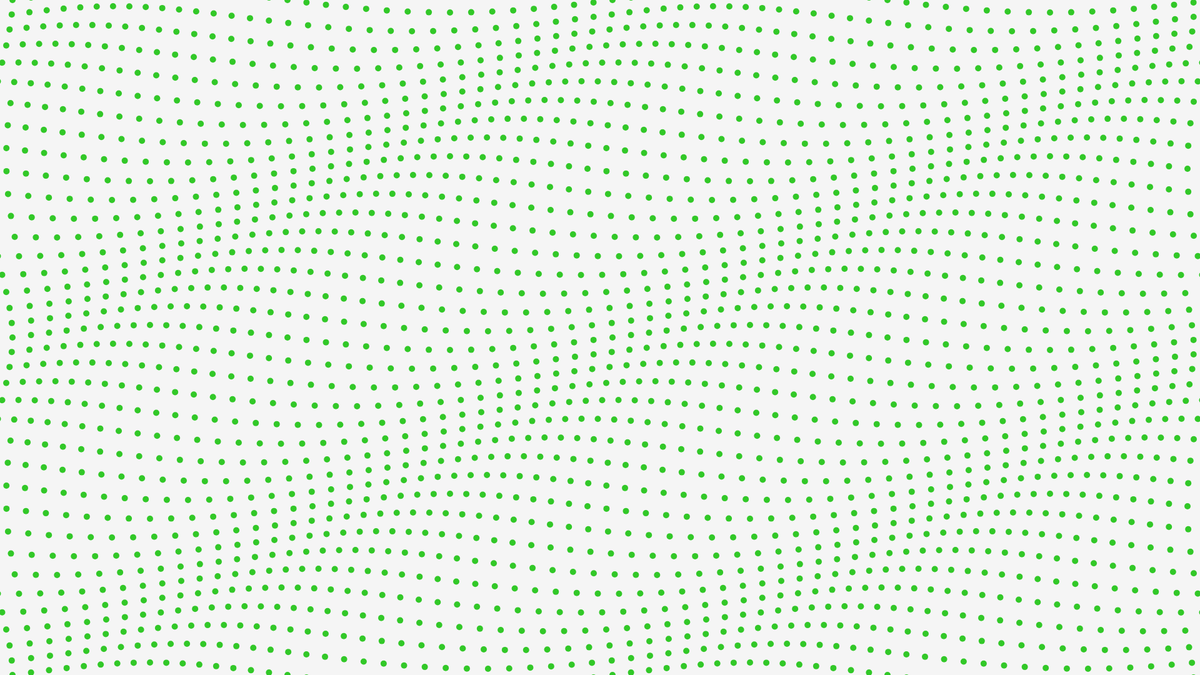
Frame 1 (no input)
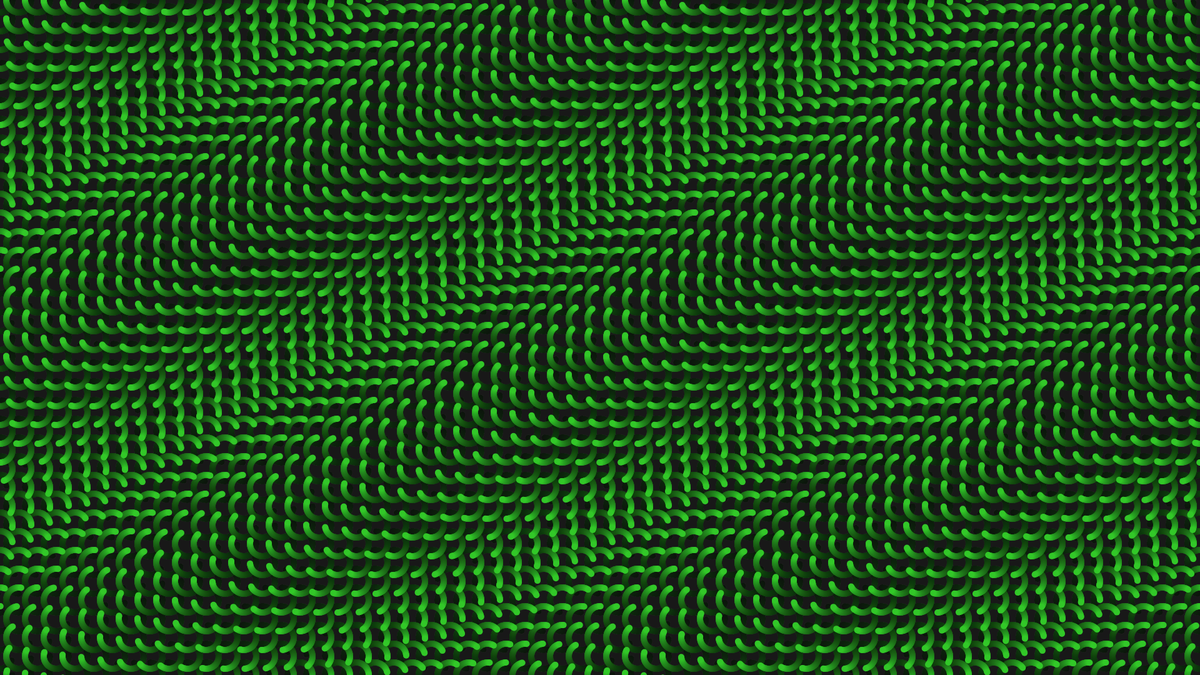
Frame 60 (no input)
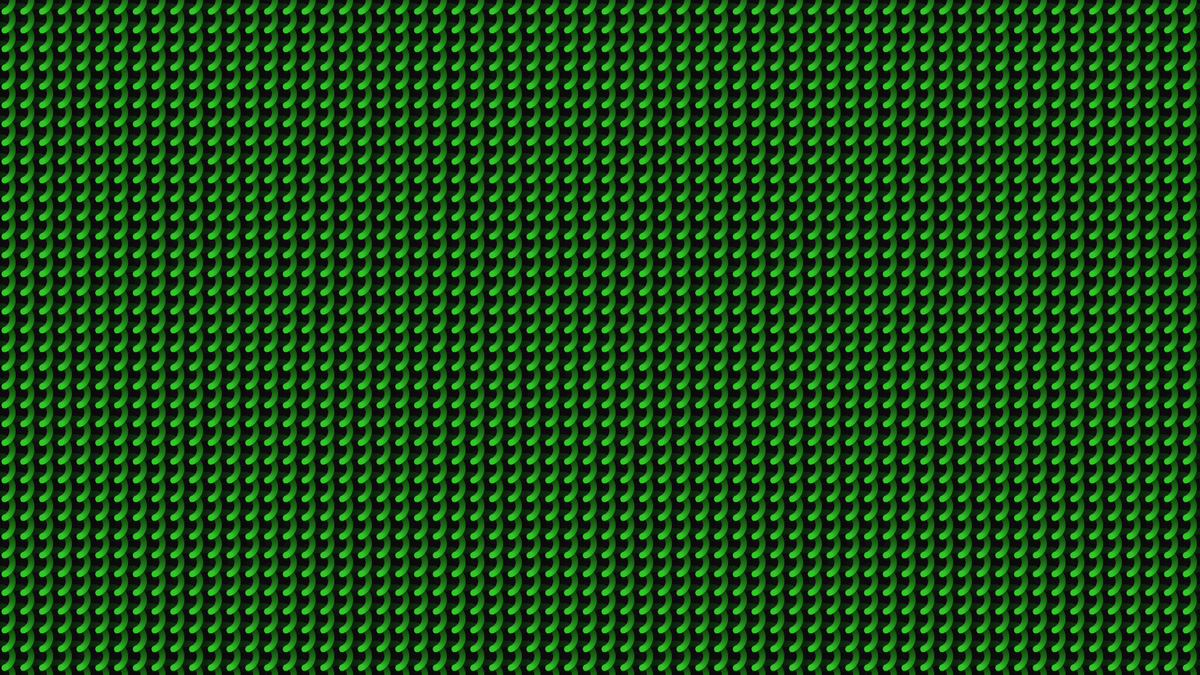
Frame 120 (the mouse pressed at the canvas centre since frame 60)

The p5.js sketch that drew these frames (run headless with seeded random() and noise() and a simulated clock; from frame 60 on, the mouse is pressed at the canvas centre):

// p5.js sketch
// ── sketch.js
/*
 * @name Wavemaker
 * @arialabel Water like waves of neon green lines moving in circular patterns. The user’s mouse can change the direction of the current in the waves
 * @description This illustrates how waves (like water waves) emerge
 * from particles oscillating in place. Move your mouse to direct the wave.
 * Contributed by Aatish Bhatia, inspired by <a href="https://beesandbombs.tumblr.com/post/45513650541/orbiters">Orbiters</a> by Dave Whyte.
 */

let t = 0; // time variable

function setup() {
  createCanvas(1920, 1080);
  noStroke();
  fill(50, 200, 40);
}

function draw() {
  background(10, 10); // translucent background (creates trails)

  // make a x and y grid of ellipses
  for (let x = 0; x <= width; x = x + 30) {
    for (let y = 0; y <= height; y = y + 30) {
      // starting point of each circle depends on mouse position
      const xAngle = map(mouseX, 0, width, -4 * PI, 4 * PI, true);
      const yAngle = map(mouseY, 0, height, -4 * PI, 4 * PI, true);
      // and also varies based on the particle's location
      const angle = xAngle * (x / width) + yAngle * (y / height);

      // each particle moves in a circle
      const myX = x + 20 * cos(2 * PI * t + angle);
      const myY = y + 20 * sin(2 * PI * t + angle);

      ellipse(myX, myY, 10); // draw particle
    }
  }

  t = t + 0.01; // update time
}
